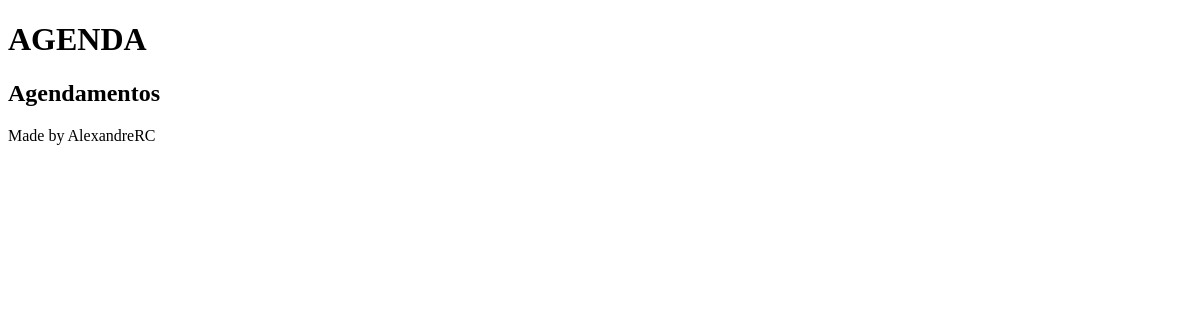
/agenda/, run on an earlier commit of the app's database.
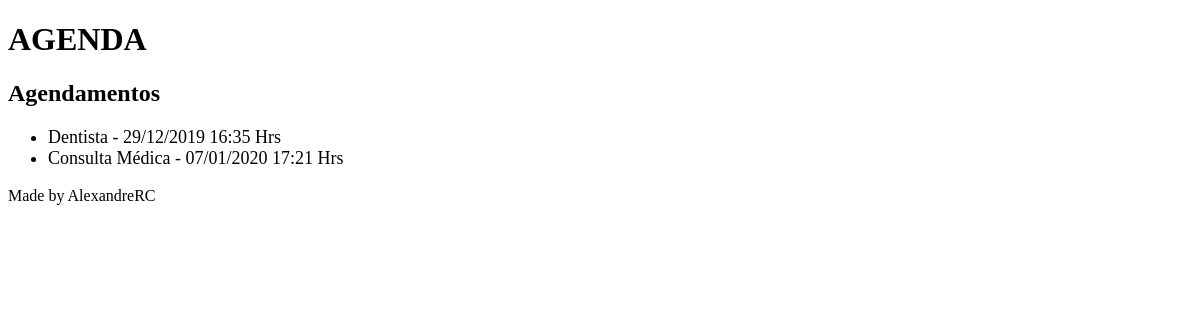
And on a later commit of the database.
### core/models.py (models this page shows, shortened)
class Evento(models.Model):
    titulo = models.CharField(max_length=100)
    descricao = models.TextField(blank=True, null=True)
    data_evento = models.DateTimeField(verbose_name = "Data do Evento")
    data_criacao = models.DateTimeField(auto_now=True, verbose_name="Data de Criação")
    usuario = models.ForeignKey(User, on_delete=models.CASCADE)
    class Meta:
        db_table = 'evento'
    def get_data_evento(self):
        return self.data_evento.strftime('%d/%m/%Y %H:%M Hrs')

### core/views.py (the view)
# urls.py: path('agenda/', views.lista_eventos),
def lista_eventos(request):
    evento = Evento.objects.all()
    dados = {'eventos':evento}
    return render(request, 'agenda.html', dados)

### templates/agenda.html
{% extends "model-page.html" %}
{% block content %}
    <h2>Agendamentos</h2>
    <ul style="font-size: 18px">
        {% for evento in eventos %}
            <li>{{ evento.titulo }} - {{ evento.get_data_evento }}</li>
        {% endfor %}
    </ul>
{% endblock %}

### templates/model-page.html
<!DOCTYPE html>
<html lang="pt-BR">
<head>
    {% include "model-header.html" %}
</head>
<body>
    {% block content %} {% endblock %}
    {% include "model-footer.html" %}
</body>
</html>

### templates/model-header.html (shortened to what this page needs)
<h1>AGENDA</h1>

### templates/model-footer.html
<p>Made by AlexandreRC</p>

What changed in the data, as far as the page shows it:
added Evento: titulo "Dentista", get_data_evento "29/12/2019 16:35 Hrs"
added Evento: titulo "Consulta Médica", get_data_evento "07/01/2020 17:21 Hrs"
